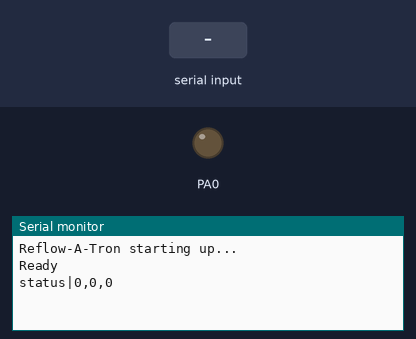
Bench run of a program on a simulated ATmega644, built with avr-gcc and emulated at 20 MHz. On the bench: output pins drawn as LEDs (lit = HIGH), the last lines printed to the serial monitor. Inputs (shaded band) come from the test bench. Sleep ends after the set time or at an interrupt; pins used as bus, display or sensor lines are not drawn.

Above: at 1.2 s.
1.3 s: "90,45\n" received over Serial
At 1.9 s:
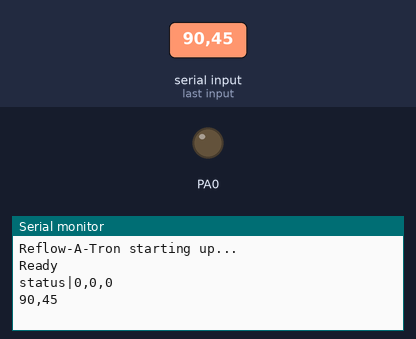
2.8 s: "0\n" received over Serial
At 2.97 s:
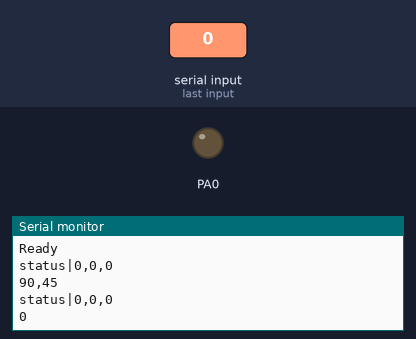
4.3 s: "90,45,200\n" received over Serial
At 4.9 s:
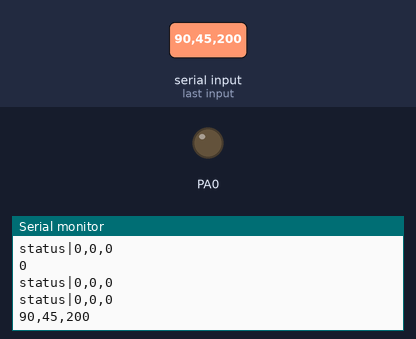

The program:

main.cpp
```cpp
/*
 * Reflow-A-Tron.cpp
 *
 * Created: 11/19/2017 6:02:19 PM
 * Author : nbeth
 */
#include <avr/cpufunc.h>
#include <avr/interrupt.h>
#include <avr/wdt.h>
#include "kernel.h"
#include "leash.h"
#include "ticker.h"
#include "event_timer.h"
#include "serial_manager.h"
#include "tc_poller.h"
#include "commander.h"
#include "temp_controller.h"
#include "coefficient_handler.h"
#include "clear_handler.h"
#include "add_segment_handler.h"
#include "start_handler.h"
#include "stop_handler.h"
#include "reset_handler.h"


#define TIMER_CLOCK_PRESCALE 0x04   // Pre-scale 20MHz io clock by 1024
#define TIMER_CLOCK_PERIOD 0x004e   // ( 20MHz / 1024 ) / 0x0013 = 1.001 KHz aka 1ms

int main(void)
{
  // Initialize the kernel
  Kernel kernel;

  // Setup Watch Dog
  Leash leash;
  kernel.register_for_event(&leash, tenms);

  // Setup task event generator
  Ticker ticker = Ticker(TIMER_CLOCK_PRESCALE, TIMER_CLOCK_PERIOD);
  EventTimer event_timer;
  ticker.register_delegate(&event_timer);

  // Setup Serial comm
  SerialManager serial_manager;
  kernel.register_for_event(&serial_manager, tenms);
  kernel.register_for_event(&serial_manager, fault);
  serial_manager.send_now("Reflow-A-Tron starting up...\n\r");

  // Setup TC Polling
  TCPoller tc_poller;
  kernel.register_for_event(&tc_poller, fivehunderedms);

  // Setup commander
  Commander commander = Commander(&serial_manager);
  kernel.register_for_event(&commander, char_recv);
  kernel.register_for_event(&commander, hunderedms);
  kernel.register_for_event(&commander, fault);

  // Setup temp controller
  TempController temp_control = TempController(&serial_manager);
  kernel.register_for_event(&temp_control, tenms);
  kernel.register_for_event(&temp_control, fivehunderedms);
  kernel.register_for_event(&temp_control, fault);
  kernel.register_for_event(&temp_control, ones);
  kernel.register_for_event(&temp_control, temp_recv);

  // Setup command handlers
  CoefficientHandler coef_handler = CoefficientHandler(&temp_control.pid);
  commander.register_handler(&coef_handler);
  ClearHandler clear_handler = ClearHandler(&(temp_control.profile));
  commander.register_handler(&clear_handler);
  AddSegmentHandler add_seg_handler = AddSegmentHandler(&(temp_control.profile));
  commander.register_handler(&add_seg_handler);
  StartHandler start_handler  = StartHandler(&temp_control);
  commander.register_handler(&start_handler);
  StopHandler stop_handler = StopHandler(&temp_control);
  commander.register_handler(&stop_handler);
  ResetHandler reset_handler = ResetHandler(&leash);
  commander.register_handler(&reset_handler);

  // Enable interrupts
  sei();

  // Enable Watch Dog
  leash.enable();

  // Start the event loops
  serial_manager.send("Ready\n\r");
  ticker.start();

  return 0;
}
```

add_segment_handler.h
```cpp
/*
 * add_segment_handler.h
 *
 * Created: 11/23/2017 9:21:13 PM
 *  Author: nbeth
 */


#ifndef ADD_SEGMENT_HANDLER_H_
#define ADD_SEGMENT_HANDLER_H_

#include "i_command_handler.h"
#include "reflow_profile.h"

class AddSegmentHandler: public ICommandHandler {
public:
  AddSegmentHandler(ReflowProfile* profile): profile(profile) {};
  ~AddSegmentHandler() {};

  void handle_command(SerialManager* serial, char* command, const char* args);

private:
  ReflowProfile* profile;
};


#endif /* ADD_SEGMENT_HANDLER_H_ */
```

clear_handler.h
```cpp
/*
 * clear_handler.h
 *
 * Created: 11/23/2017 8:59:15 PM
 *  Author: nbeth
 */


#ifndef CLEAR_HANDLER_H_
#define CLEAR_HANDLER_H_

#include "i_command_handler.h"
#include "reflow_profile.h"


class ClearHandler: public ICommandHandler {
public:
  ClearHandler(ReflowProfile* reflow_profile): reflow_profile(reflow_profile) {};

  void handle_command(SerialManager* serial, char* command, const char* args);

private:
  ReflowProfile* reflow_profile;
};


#endif /* CLEAR_HANDLER_H_ */
```

coefficient_handler.h
```cpp
/*
 * coefficient_handler.h
 *
 * Created: 11/21/2017 8:30:16 PM
 *  Author: nbeth
 */


#ifndef COEFFICIENT_HANDLER_H_
#define COEFFICIENT_HANDLER_H_

#include "i_command_handler.h"
#include "pid.h"
#include "kernel.h"


class CoefficientHandler: public ICommandHandler {
public:
  CoefficientHandler(PID* pid_): pid(pid_) {};
  ~CoefficientHandler() {};

  void handle_command(SerialManager* serial, char* command, const char* args);
private:
  PID* pid;
};


#endif /* COEFFICIENT_HANDLER_H_ */
```

commander.h
```cpp
/*
 * commander.h
 *
 * Created: 11/20/2017 1:41:00 AM
 *  Author: nbeth
 */


#ifndef COMMANDER_H_
#define COMMANDER_H_

#include <stdint.h>
#include "i_command_handler.h"
#include "i_event_delegate.h"
#include "serial_manager.h"

#define COMMAND_BUFFER_SIZE 500
#define MAX_COMMAND_HANDLERS 10

class Commander : public IEventDelegate {
public:
  Commander(SerialManager* serial_);
  ~Commander() {};
  void on_char_recv(void* data);

  void on_hunderedms(void* data);
  void on_fault(void* data);

  bool register_handler(ICommandHandler* handler);

private:
  uint16_t content_length;
  char incomming_buffer[COMMAND_BUFFER_SIZE];
  ICommandHandler* handlers[MAX_COMMAND_HANDLERS];
  uint8_t handler_count;
  SerialManager* serial;

  void process_command();
};


#endif /* COMMANDER_H_ */
```

event_timer.h
```cpp
/*
 * event_timer.h
 *
 * Created: 11/20/2017 8:45:46 PM
 *  Author: nbeth
 */


#ifndef EVENT_TIMER_H_
#define EVENT_TIMER_H_

#include "i_tickee.h"
#include <stdint.h>

class EventTimer: public ITickee {
public:
  EventTimer(): tick_count(1) {};
  ~EventTimer() {};
  void tick();

private:
  bool loop(uint16_t count);

  uint16_t tick_count;
};


#endif /* EVENT_TIMER_H_ */
```

events.h
```cpp
/*
 * events.h
 *
 * Created: 11/19/2017 8:49:52 PM
 *  Author: nbeth
 */


#ifndef EVENTS_H_
#define EVENTS_H_


enum EventType {
  onems,
  tenms,
  hunderedms,
  fivehunderedms,
  ones,
  char_recv,
  line_recv,
  temp_recv,
  fault,
  event_count
};


#endif /* EVENTS_H_ */
```

i_byte_receiver.h
```cpp
/*
 * i_byte_receiver.h
 *
 * Created: 11/19/2017 11:18:19 PM
 *  Author: nbeth
 */


#ifndef I_BYTE_RECEIVER_H_
#define I_BYTE_RECEIVER_H_

#include <stdint.h>

typedef enum {
  uart_no_error,
  uart_read_buffer_overrun,
  uart_write_buffer_overrun,
  uart_error_count
} UARTError;


class IByteReceiver {
public:
  virtual void handle_bytes(uint8_t byte) = 0;
  virtual void handle_uart_error(UARTError error) = 0;
};


#endif /* I_BYTE_RECEIVER_H_ */
```

i_command_handler.h
```cpp
/*
 * i_command_handler.h
 *
 * Created: 11/20/2017 2:15:28 AM
 *  Author: nbeth
 */


#ifndef I_COMMAND_HANDLER_H_
#define I_COMMAND_HANDLER_H_

#include "serial_manager.h"

class ICommandHandler {
public:
  virtual void handle_command(SerialManager* serial, char* command, const char* args) = 0;
};


#endif /* I_COMMAND_HANDLER_H_ */
```

i_event_delegate.h
```cpp
/*
 * i_event_delegate.h
 *
 * Created: 11/19/2017 8:32:51 PM
 *  Author: nbeth
 */


#ifndef I_EVENT_DELEGATE_H_
#define I_EVENT_DELEGATE_H_

#include "events.h"

class IEventDelegate {
public:
  virtual void on_onems(void* data) {};
  virtual void on_tenms(void* data) {};
  virtual void on_hunderedms(void* data) {};
  virtual void on_fivehunderedms(void* data) {};
  virtual void on_ones(void* data) {};
  virtual void on_char_recv(void* data) {};
  virtual void on_line_recv(void* data) {};
  virtual void on_temp_recv(void* data) {};
  virtual void on_fault (void* data) {};
};

typedef void (IEventDelegate::*Callback)(void* data);
const Callback cb_functions[event_count] = {
  &IEventDelegate::on_onems,
  &IEventDelegate::on_tenms,
  &IEventDelegate::on_hunderedms,
  &IEventDelegate::on_fivehunderedms,
  &IEventDelegate::on_ones,
  &IEventDelegate::on_char_recv,
  &IEventDelegate::on_line_recv,
  &IEventDelegate::on_temp_recv,
  &IEventDelegate::on_fault
};

#endif /* I_EVENT_DELEGATE_H_ */
```

i_tickee.h
```cpp
/*
 * i_tickee.h
 *
 * Created: 11/19/2017 9:07:08 PM
 *  Author: nbeth
 */


#ifndef I_TICKEE_H_
#define I_TICKEE_H_

class ITickee {
public:
  virtual void tick() = 0;
};

#endif /* I_TICKEE_H_ */
```

kernel.h
```cpp
/*
 * kernel.h
 *
 * Created: 11/19/2017 7:46:49 PM
 *  Author: nbeth
 */


#ifndef KERNEL_H_
#define KERNEL_H_

#include <stdint.h>
#include "i_event_delegate.h"
#include "events.h"

#define MAX_EVENT_SUBSCRIPTION_COUNT 20
#define KERN Kernel::instance

typedef struct {
  IEventDelegate* delegate;
  EventType et;
} EventSubscription;

class Kernel {
public:
  Kernel();
  ~Kernel() {};

  bool register_for_event(IEventDelegate* delegate, EventType type);
  void handle_event(EventType type, void* data);

  static Kernel* instance;

private:
  EventSubscription subs[MAX_EVENT_SUBSCRIPTION_COUNT];
  uint8_t sub_count;
};


#endif /* KERNEL_H_ */
```

leash.h
```cpp
/*
 * leash.h
 *
 * Created: 11/23/2017 9:55:06 PM
 *  Author: nbeth
 */


#ifndef LEASH_H_
#define LEASH_H_

#include <stdint.h>
#include "i_event_delegate.h"

class Leash: public IEventDelegate{
public:
  Leash();
  ~Leash() {};

  void on_tenms(void* data) { pet_dog(); };

  void pet_dog();
  void reset();

  void enable();
  void disable();

private:
  uint8_t time_setting;
};


#endif /* LEASH_H_ */
```

pid.h
```cpp
/*
 * pid.h
 *
 * Created: 11/19/2017 6:06:14 PM
 *  Author: nbeth
 */


#ifndef PID_H_
#define PID_H_

#include <stdint.h>


class PID
{
public:
  PID() {};
	PID(int16_t* input, int16_t* output, int16_t* setpoint, uint16_t dt): input(input), output(output), setpoint(setpoint), prev_input(0), prev_derivative(0), accumulator(0), dt(dt), min(0), max(0), beta(0) {};
	~PID() {};
	void run();
	void set_coef(int32_t kp_, int32_t ki_, int32_t kd_) { kp = kp_; kis = ki_ * dt; kd = kd_; };
  void set_beta(int16_t beta_) { beta = beta_; };
	void set_limits(int16_t min_, int16_t max_) { min = min_; max = max_; };
	uint32_t get_kp() { return kp; };
	uint32_t get_ki() { return kis / dt; };
	uint32_t get_kd() { return kd; };

private:
	int16_t* input;
	int16_t* output;
	int16_t* setpoint;

	int16_t prev_input;
  int32_t prev_derivative;
	int32_t accumulator;

	int32_t kp;
	int32_t kis;			// Scale then integrate
	int32_t kd;
	int32_t dt;

	int16_t min;
	int16_t max;

  int16_t beta;
};


#endif /* PID_H_ */
```

profile_segment.h
```cpp
/*
 * profile_segment.h
 *
 * Created: 11/21/2017 7:41:34 PM
 *  Author: nbeth
 */


#ifndef PROFILE_SEGMENT_H_
#define PROFILE_SEGMENT_H_

#include <stdint.h>


class ProfileSegment {
public:
  ProfileSegment(): target_temp(0), ramp_rate(0), time_s(0), start_temp(0) {};
  ProfileSegment(const ProfileSegment& segment);
  ProfileSegment(int32_t temp_target, uint16_t ramp_rate, uint16_t time_s): target_temp(temp_target), ramp_rate(ramp_rate), time_s(time_s), start_temp(0) {};
  ~ProfileSegment() {};

  uint16_t get_target_temp() { return target_temp; };
  uint16_t get_ramp_rate() { return ramp_rate; };
  uint16_t get_time() { return time_s; };

  int32_t set_start_temp(uint16_t start_temp_) { start_temp = start_temp_; return start_temp; };

  int32_t temp_for_time(uint16_t time);

private:
  int32_t target_temp;
  uint16_t ramp_rate;     // s per C
  uint16_t time_s;

  uint16_t start_temp;
};


#endif /* PROFILE_SEGMENT_H_ */
```

pwm.h
```cpp
/*
 * pwm.h
 *
 * Created: 11/19/2017 9:14:33 PM
 *  Author: nbeth
 */


#ifndef PWM_H_
#define PWM_H_

#include <stdint.h>

class PWM {
public:
  PWM() {};
  PWM(volatile uint8_t* output_register, volatile uint8_t* output_datadir, uint8_t output_pin, uint16_t period, uint16_t duty_cycle);
  ~PWM() {};

  uint16_t set_duty_cycle(uint16_t duty_cycle);
  uint16_t set_period(uint16_t period);

  uint16_t get_duty_cycle() { return duty_cycle; };
  uint16_t get_period();

  void tick(uint16_t dt);

private:
  volatile uint8_t* output_register;
  volatile uint8_t* output_datadir;
  uint8_t output_pin;

  uint16_t period;
  uint16_t duty_cycle;

  uint16_t current_count;
};


#endif /* PWM_H_ */
```

reflow_profile.h
```cpp
/*
 * reflow_profile.h
 *
 * Created: 11/21/2017 7:16:48 PM
 *  Author: nbeth
 */


#ifndef REFLOW_PROFILE_H_
#define REFLOW_PROFILE_H_

#include <stdint.h>
#include "profile_segment.h"

#define MAX_REFLOW_PROFILE_SEGMENTS 10


class ReflowProfile {
public:
  ReflowProfile(): dt(0), segment_count(0), total_time(0), segment_time(0), segment_index(0), current_segment(0) {};
  ReflowProfile(uint16_t dt): dt(dt), segment_count(0), total_time(0), segment_time(0), segment_index(0), current_segment(0) {};
  ~ReflowProfile() {};

  bool add_segment(const ProfileSegment& segment);
  int32_t get_current_setpoint(int16_t current_temp);
  void reset() { total_time = 0; segment_time = 0; segment_index = 0; current_segment = 0; };

  void clear_profile() { segment_count = 0; total_time = 0; segment_index = 0; segment_index = 0; current_segment = 0; };
  void tick();

  uint8_t get_segment_count() { return segment_count; };
  uint32_t get_total_time() { return total_time; };
  uint16_t get_segement_time() { return segment_time; };
  uint8_t get_segment_index() { return segment_index; };

private:
  uint16_t dt;              // s per tick call
  uint8_t segment_count;
  uint32_t total_time;
  uint16_t segment_time;
  uint8_t segment_index;
  ProfileSegment* current_segment;
  ProfileSegment segments[MAX_REFLOW_PROFILE_SEGMENTS];
};


#endif /* REFLOW_PROFILE_H_ */
```

reset_handler.h
```cpp
/*
 * reset_handler.h
 *
 * Created: 11/23/2017 9:48:46 PM
 *  Author: nbeth
 */


#ifndef RESET_HANDLER_H_
#define RESET_HANDLER_H_

#include "i_command_handler.h"
#include "leash.h"

class ResetHandler: public ICommandHandler {
public:
  ResetHandler(Leash* leash): leash(leash) {};
  ~ResetHandler() {};

  void handle_command(SerialManager* serial, char* command, const char* args);

private:
  Leash* leash;
};


#endif /* RESET_HANDLER_H_ */
```

ring_buffer.h
```cpp
/*
 * ring_buffer.h
 *
 * Created: 11/20/2017 12:07:37 AM
 *  Author: nbeth
 */


#ifndef RING_BUFFER_H_
#define RING_BUFFER_H_

class RingBuffer {
public:
  RingBuffer(): buf(0), capacity(0), head(0), tail(0) {};
  RingBuffer(uint8_t* managed_buffer, uint16_t capacity): buf(managed_buffer), capacity(capacity), occupancy(0), head(0), tail(0) {};
  bool store_element(uint8_t data);
  bool get_element(uint8_t* buf);
  uint16_t slots_available();
  uint16_t stored_elements();

  int32_t get_head(){ return head; };
  int32_t get_tail(){ return tail; };

private:
  uint8_t* buf;
  uint16_t capacity;
  uint16_t occupancy;

  int32_t head;
  int32_t tail;

  int32_t next_index(int32_t index);
};


#endif /* RING_BUFFER_H_ */
```

serial_manager.h
```cpp
/*
 * serial_manager.h
 *
 * Created: 11/20/2017 7:29:07 PM
 *  Author: nbeth
 */


#ifndef SERIAL_MANAGER_H_
#define SERIAL_MANAGER_H_
#include "i_byte_receiver.h"
#include "i_event_delegate.h"
#include "uart.h"

class SerialManager: public IEventDelegate, public IByteReceiver {
public:
  SerialManager();
  ~SerialManager() {};

  bool send(uint8_t* buf, uint16_t count);
  bool send(char* buf);
  bool send(const char* buf) { return send((char*)buf); };
  bool send_now(char* buf);
  bool send_now(const char* buf) { return send_now((char*)buf); };

  void on_tenms(void* data);
  void on_fault(void* data);

  void handle_bytes(uint8_t byte);
  void handle_uart_error(UARTError error);

  void ok();
  void nok();

private:
  UART uart;
};


#endif /* SERIAL_MANAGER_H_ */
```

spi.h
```cpp
/*
 * spi.h
 *
 * Created: 11/19/2017 10:04:38 PM
 *  Author: nbeth
 */


#ifndef SPI_H_
#define SPI_H_

#include <stdint.h>

class SPI {
public:
  SPI();
  ~SPI() {};

  uint8_t read_bytes(void* buffer, uint8_t count);
  uint8_t write_bytes(void* input_buffer, void* output_buffer, uint8_t count);

private:
  volatile uint8_t* port;
  volatile uint8_t* data_dir;

  uint8_t mosi;
  uint8_t miso;
  uint8_t sck;
  uint8_t cs;

  void cs_enable();
  void cs_disable();
};


#endif /* SPI_H_ */
```

start_handler.h
```cpp
/*
 * start_handler.h
 *
 * Created: 11/23/2017 9:34:35 PM
 *  Author: nbeth
 */


#ifndef START_HANDLER_H_
#define START_HANDLER_H_

#include "i_command_handler.h"
#include "temp_controller.h"

class StartHandler: public ICommandHandler {
public:
  StartHandler(TempController* temp_controller): temp_controller(temp_controller) {};
  ~StartHandler() {};

  void handle_command(SerialManager* serial, char* command, const char* args);

private:
  TempController* temp_controller;
};


#endif /* START_HANDLER_H_ */
```

stop_handler.h
```cpp
/*
 * stop_handler.h
 *
 * Created: 11/23/2017 9:47:09 PM
 *  Author: nbeth
 */


#ifndef STOP_HANDLER_H_
#define STOP_HANDLER_H_

#include "i_command_handler.h"
#include "temp_controller.h"

class StopHandler: public ICommandHandler {
  public:
  StopHandler(TempController* temp_controller): temp_controller(temp_controller) {};
  ~StopHandler() {};

  void handle_command(SerialManager* serial, char* command, const char* args);

  private:
  TempController* temp_controller;
};


#endif /* STOP_HANDLER_H_ */
```

tc.h
```cpp
/*
 * tc.h
 *
 * Created: 11/19/2017 10:46:30 PM
 *  Author: nbeth
 */


#ifndef TC_H_
#define TC_H_

#include <stdint.h>

typedef struct{
  uint16_t temp;
  bool tc_connnected;
} TempReading;


class TC {
public:
  static void parse_temp(uint8_t* buf, TempReading* reading);
};


#endif /* TC_H_ */
```

tc_poller.h
```cpp
/*
 * tc_poller.h
 *
 * Created: 11/20/2017 10:11:20 PM
 *  Author: nbeth
 */


#ifndef TC_POLLER_H_
#define TC_POLLER_H_

#include "i_event_delegate.h"
#include "spi.h"
#include "tc.h"

class TCPoller: public IEventDelegate {
public:
  TCPoller();
  ~TCPoller() {};

  void on_fivehunderedms(void* data);

private:
  bool faulted;
  SPI spi;
  TempReading temp;
};


#endif /* TC_POLLER_H_ */
```

temp_controller.h
```cpp
/*
 * temp_controller.h
 *
 * Created: 11/22/2017 6:27:00 PM
 *  Author: nbeth
 */


#ifndef TEMP_CONTROLLER_H_
#define TEMP_CONTROLLER_H_

#include <stdint.h>
#include "i_event_delegate.h"
#include "pid.h"
#include "pwm.h"
#include "reflow_profile.h"
#include "serial_manager.h"

#define TEMP_CONTROLLER_PWM_PERIOD 100

class TempController: public IEventDelegate {
public:
  TempController(SerialManager* serial_);
  ~TempController() {};

  void on_tenms(void* data);
  void on_fivehunderedms(void* data);
  void on_fault(void* data);
  void on_temp_recv(void* data);
  void on_ones(void* data);

  bool start();
  bool stop();

  ReflowProfile profile;
  PID pid;

private:
  PWM pwm;
  int16_t current_temp;
  int16_t current_setpoint;
  int16_t output_control;
  bool control_enabled;
  bool faulted;
  SerialManager* serial;
};


#endif /* TEMP_CONTROLLER_H_ */
```

ticker.h
```cpp
/*
 * ticker.h
 *
 * Created: 11/19/2017 7:16:20 PM
 *  Author: nbeth
 */


#ifndef TICKER_H_
#define TICKER_H_

#include <stdint.h>
#include "i_tickee.h"

#define MAX_DELEGATE_COUNT 10


class Ticker {
public:
  Ticker();
  Ticker(uint8_t clock_pre_scale, uint16_t tick_period);
  ~Ticker() {};
  void start();
  void stop();
  bool register_delegate(ITickee* delegate);

private:
  void disable_interrupts();
  void enable_interrupts();

  ITickee* delegates[MAX_DELEGATE_COUNT];
  uint8_t delegate_count;
  bool stopped;

};


#endif /* TICKER_H_ */
```

Source omitted: uart.h (1021 bytes), utils.h (227 bytes), add_segment_handler.cpp (730 bytes), clear_handler.cpp (339 bytes), coefficient_handler.cpp (560 bytes), commander.cpp (1432 bytes), event_timer.cpp (578 bytes), kernel.cpp (641 bytes), leash.cpp (459 bytes), pid.cpp (777 bytes), profile_segment.cpp (515 bytes), pwm.cpp (1019 bytes) and 13 more

Measured:
- after the input at 1.3 s, the serial monitor: prints a new line at once (image 1)
- after the input at 2.8 s, the serial monitor: prints a new line at once (image 2)
- after the input at 4.3 s, the serial monitor: prints a new line at once (image 3)
